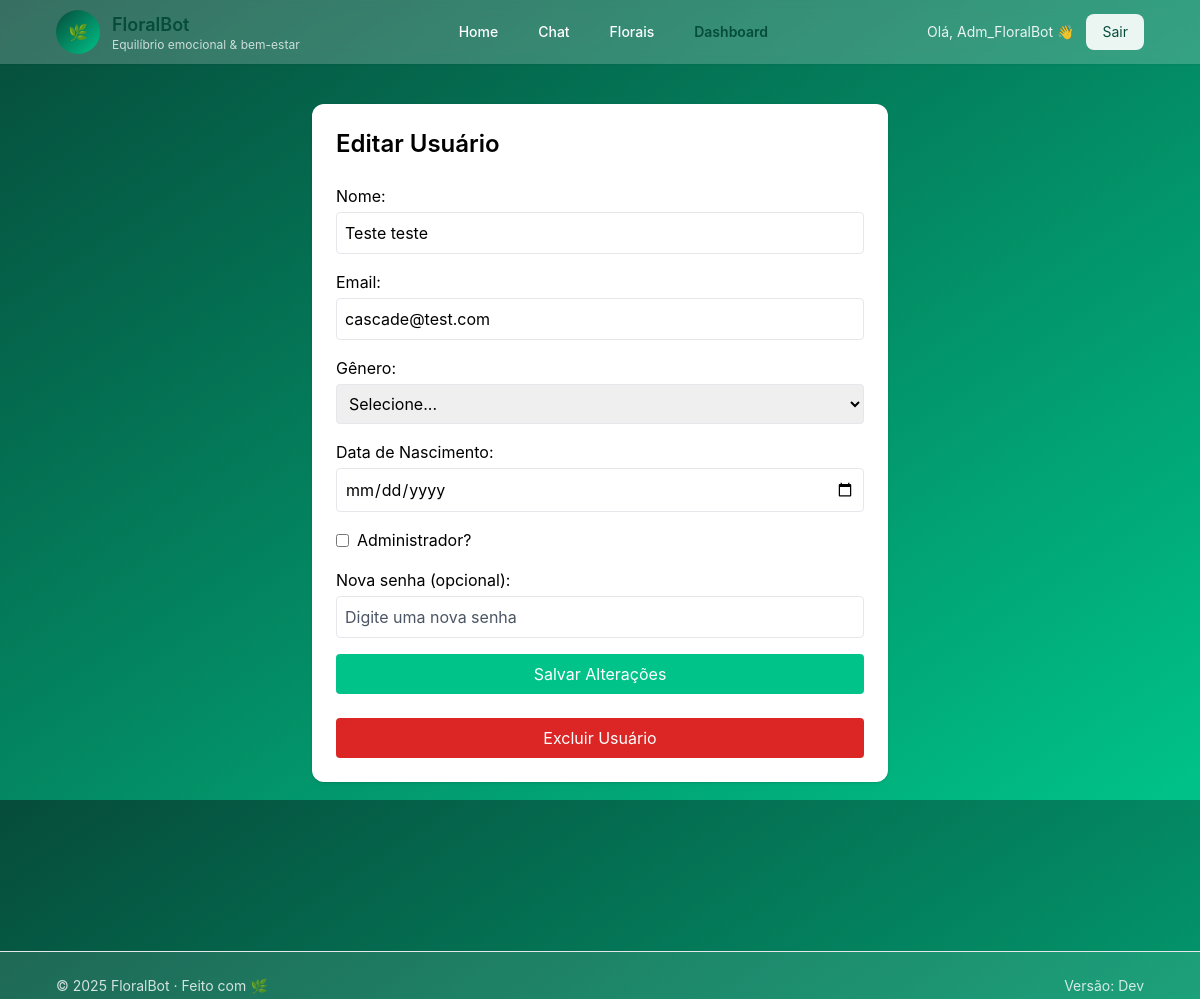
The page /users-admin/edit/1 (signed in) on the database its author committed.
### app/models.py (models this page shows, shortened)
class User(UserMixin, db.Model):
    __tablename__ = "user"
    id = db.Column(db.Integer, primary_key=True)
    name = db.Column(db.String(120), nullable=False)
    email = db.Column(db.String(120), unique=True, nullable=False, index=True)
    password_hash = db.Column(db.String(256), nullable=False)
    created_at = db.Column(db.DateTime, default=datetime.utcnow)
    birthdate = db.Column(db.Date)      # Data de nascimento
    gender = db.Column(db.String(50))   # Feminino / Masculino / Outro
    is_admin = db.Column(db.Boolean, default=False)  # Controle de acesso
    chats = db.relationship(
        "ChatHistory",
        backref="user",
        cascade="all, delete-orphan",
        passive_deletes=True
    )

### app/routes.py (the view)
@main_bp.route("/users-admin/edit/<int:user_id>", methods=["GET"])
@login_required
@admin_required
def edit_user_form(user_id):
    user = User.query.get_or_404(user_id)
    return render_template("edit_user.html", user=user)

### app/templates/edit_user.html (shortened to what this page needs)
{% extends "base.html" %}
{% block content %}
<div class="max-w-xl mx-auto p-6 bg-white shadow rounded-xl mt-10">
    <h2 class="text-2xl font-semibold mb-6 text-black">Editar Usuário</h2>
    <form method="POST" action="{{ url_for('main.edit_user', user_id=user.id) }}" class="space-y-4">
        <div>
            <label class="block mb-1 text-black">Nome:</label>
            <input type="text" name="name"
                   value="{{ user.name }}"
                   class="w-full p-2 border rounded text-black placeholder-gray-600"
                   required>
        </div>
        <div>
            <label class="block mb-1 text-black">Email:</label>
            <input type="email" name="email"
                   value="{{ user.email }}"
                   class="w-full p-2 border rounded text-black placeholder-gray-600"
                   required>
        </div>
        <div>
            <label class="block mb-1 text-black">Gênero:</label>
            {% set predefined = ["Feminino", "Masculino", "Prefiro não dizer"] %}
            {% set is_other = user.gender not in predefined and user.gender %}
            <select name="gender" id="genderSelect"
                    class="w-full p-2 border rounded text-black"
                    onchange="toggleOtherGender()">
                <option value="">Selecione...</option>
            </select>
        </div>
        <div>
            <label class="block mb-1 text-black">Data de Nascimento:</label>
            <input type="date" name="birthdate"
                   value="{{ user.birthdate }}"
                   class="w-full p-2 border rounded text-black placeholder-gray-600">
        </div>
        <div class="flex items-center gap-2">
            <input type="checkbox" name="is_admin" class="text-black"
                   {% if user.is_admin %}checked{% endif %}>
            <label class="text-black">Administrador?</label>
        </div>
        <div>
            <label class="block mb-1 text-black">Nova senha (opcional):</label>
            <input type="password" name="password"
                   class="w-full p-2 border rounded text-black placeholder-gray-600"
                   placeholder="Digite uma nova senha">
        </div>
        <button class="w-full bg-primary text-white p-2 rounded">Salvar Alterações</button>
    </form>
    <form method="POST"
          action="{{ url_for('main.delete_user', user_id=user.id) }}"
          class="mt-6">
        <button type="submit"
                onclick="return confirm('Tem certeza que deseja excluir este usuário?');"
                class="w-full bg-red-600 text-white p-2 rounded hover:bg-red-700">
            Excluir Usuário
        </button>
    </form>
</div>
{% endblock %}

### app/templates/base.html (shortened to what this page needs)
<!doctype html>
<html lang="pt-BR">
<head>
  <script src="https://cdn.tailwindcss.com"></script>
</head>
<body class="min-h-screen bg-wellness text-white font-sans">
  <header class="bg-white/20 backdrop-blur sticky top-0 z-40 shadow-sm">
    <div class="max-w-6xl mx-auto px-4 sm:px-6 lg:px-8">
      <div class="flex items-center justify-between h-16">
        <a href="{{ url_for('main.home') }}" class="flex items-center gap-3">
          <div class="w-11 h-11 rounded-full bg-wellness flex items-center justify-center text-white font-bold animate-softbreath">
            🌿
          </div>
          <div class="hidden sm:block">
            <div class="text-lg font-semibold text-secondary">FloralBot</div>
            <div class="text-xs text-white/75 -mt-0.5">Equilíbrio emocional & bem-estar</div>
          </div>
        </a>
        <nav class="hidden md:flex items-center gap-4 text-sm font-medium">
          <a href="{{ url_for('main.home') }}" class="px-3 py-2 rounded hover:bg-white/10">Home</a>
          <a href="{{ url_for('main.chat') }}" class="px-3 py-2 rounded hover:bg-white/10">Chat</a>
          <a href="{{ url_for('main.florais_public') }}" class="px-3 py-2 rounded hover:bg-white/10">Florais</a>
          {% if current_user.is_authenticated and current_user.is_admin %}
            <a href="{{ url_for('main.dashboard') }}" class="px-3 py-2 rounded hover:bg-white/10 text-secondary font-semibold">Dashboard</a>
          {% endif %}
        </nav>
        <div class="flex items-center gap-3">
          {% if current_user.is_authenticated %}
            <span class="text-sm text-white/90 hidden sm:block">
              Olá, {{ current_user.name.split(' ')[0] }} 👋
            </span>
            <a href="{{ url_for('auth.logout') }}" class="px-4 py-2 rounded-lg bg-white/90 text-[#064C3B] text-sm hover:opacity-90 animate-floatbutton">
              Sair
            </a>
          {% else %}
            <a href="{{ url_for('auth.login') }}" class="hidden sm:inline-block px-4 py-2 rounded-lg border border-white text-white text-sm hover:bg-white/10 animate-floatbutton">
              Entrar
            </a>
          {% endif %}
        </div>
      </div>
    </div>
  </header>
  <main class="min-h-[80vh]">
    {% block content %}{% endblock %}
  </main>
  <footer class="mt-12 border-t bg-white/10">
    <div class="max-w-6xl mx-auto px-4 sm:px-6 lg:px-8 py-6 text-sm text-white/80 flex items-center justify-between">
      <div>© {{ now().year }} FloralBot · Feito com 🌿</div>
      <div class="hidden sm:block">Versão: Dev</div>
    </div>
  </footer>
</body>
</html>

### rows shown on the page
User: name "Adm_FloralBot"
User: name "Teste teste", email "cascade@test.com"
